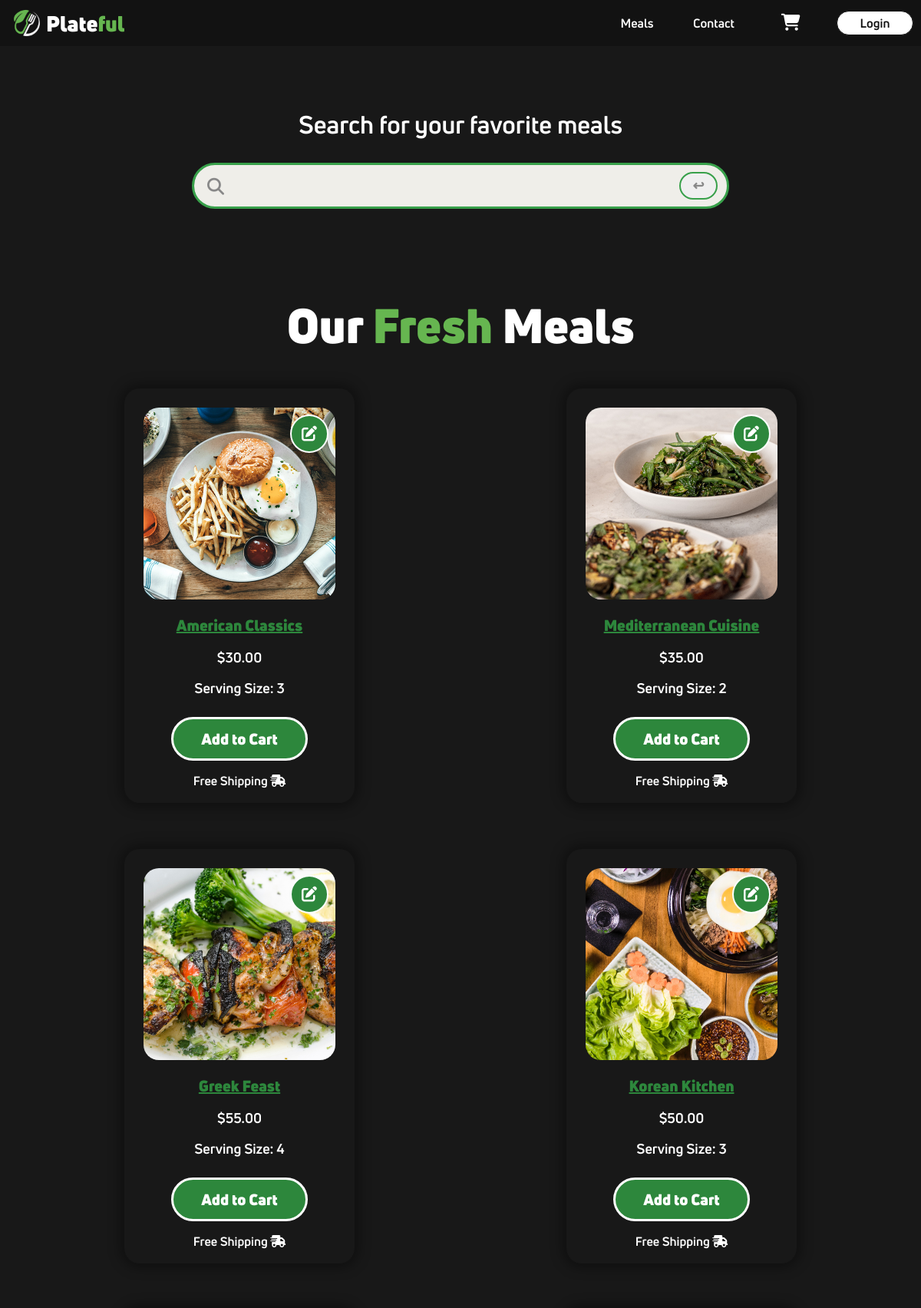
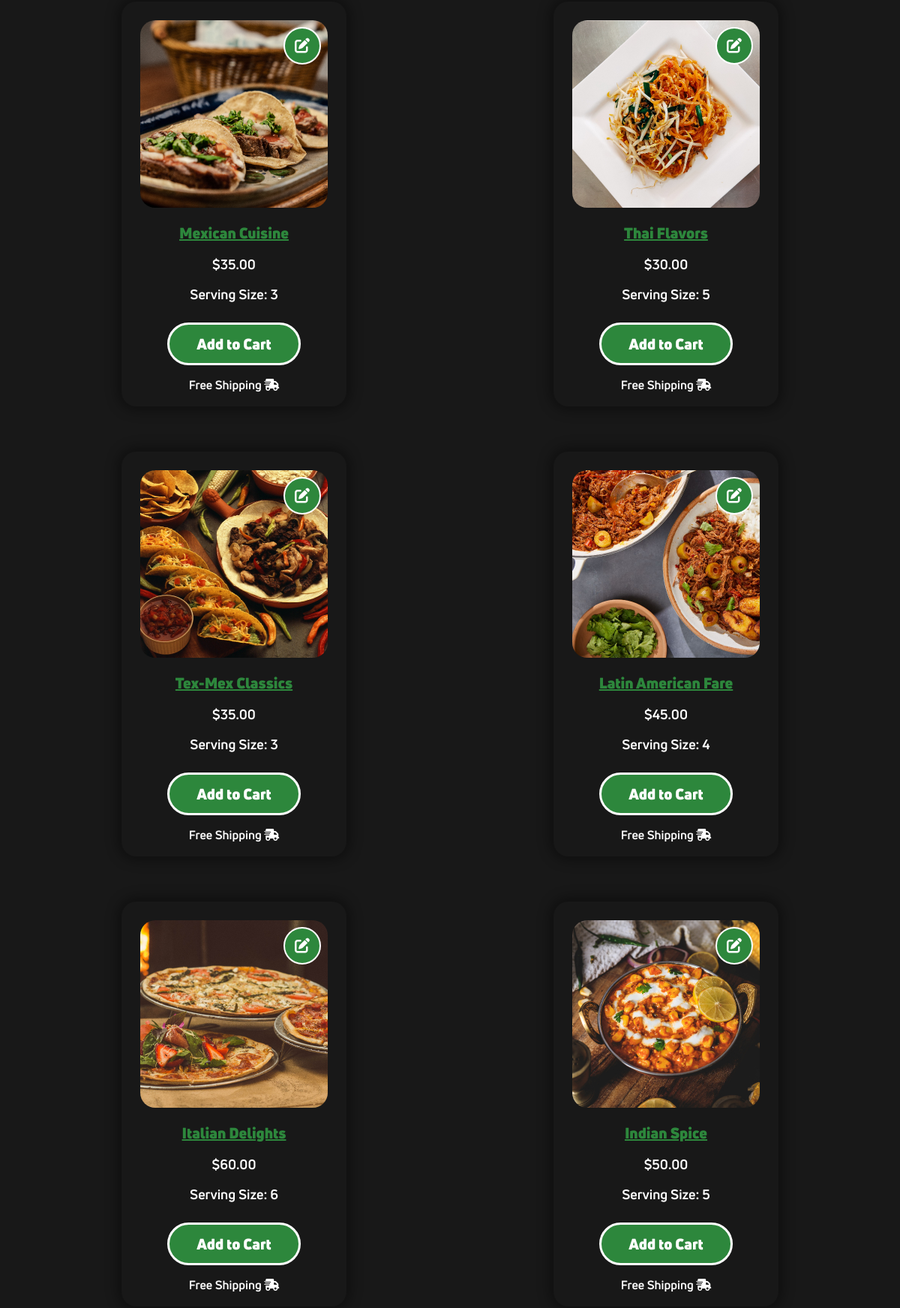
/meals.php (upper part), run on the app's committed database (2 pictures, top to bottom).
### tables this page shows
CREATE TABLE `prepmeals` (
  `id` int(11) NOT NULL,
  `title` varchar(130) NOT NULL,
  `price` decimal(5,2) NOT NULL,
  `category_id` tinyint(4) NOT NULL,
  `serving_size` int(11) NOT NULL,
  `image` varchar(500) NOT NULL,
  `description` text NOT NULL
);

### includes/database.php (called while the page is built, shortened)
<?php
$tblMeals = "prepmeals";
$tblCategory = "categories";

### meals.php (the view, shortened to what this page needs)
<?php
require_once('includes/header.php');
require_once('includes/database.php');
$sql = "SELECT $tblMeals.*, $tblCategory.Category
        FROM $tblMeals, $tblCategory
        WHERE $tblMeals.category_id = $tblCategory.category_id";
$query = $conn->query($sql);
?>
<h1 class="search-label">Search for your favorite meals</h1>
<form class="meal-search" action="mealsearchresults.php" method="get">
    <div class="search-holder">
        <i class="fa-solid fa-magnifying-glass"></i>
        <input name="mealsearch" class="search-bar" type="text" size="40" />
    </div>
    <input class="submit-search" type="submit" value="↩" />
</form>
<div class="mealplans">
    <h1>Our <span>Fresh</span> Meals</h1>
    <div class="mealplans-boxes">
        <?php while ($row = $query->fetch_assoc()) { ?>
            <div class="mealplans-box">
                <a class="editbutton" title="Edit" href="editmeal.php?id=<?=$row['id']?>"
                ><i class="fa-solid fa-pen-to-square"></i
                    ></a>
                <img src="<?= $row['image'] ?>" />
                <div class="mealplan-desc">
                    <h3>
                        <a class="mealtitle" href="mealdetails.php?id=<?= $row['id'] ?>"><?= $row['title'] ?></a>
                    </h3>
                    <p>$<?= $row['price'] ?></p>
                    <p>Serving Size: <?= $row['serving_size'] ?></p>
                </div>
                <a href="###" class="addcartBtn">Add to Cart</a>
                <span>Free Shipping <i class="fa-solid fa-truck-fast"></i></span>
            </div>
        <?php } ?>
    </div>
</div>
<?php
include('includes/footer.php');
?>

### www/css/styles.css (style rules this page uses)
* { margin: 0; padding: 0; box-sizing: border-box; }
html, body { height: 100%; font-family: "UniBold", sans-serif; background-color: #181818; color: #fff; }
h1, h2, h3, h4, h5, h6, p { margin-bottom: 16px; }
.search-label { margin-top: 140px; text-align: center; color: #fff; }
.meal-search { margin-top: 18px; display: flex; align-items: center; }
.meal-search i { position: absolute; margin-top: 30px; margin-left: 20px; font-size: 22px; color: #888888; }
.meal-search .submit-search { position: absolute; margin: 22.3px 0 0 620px; width: 50px; height: 36px; border-radius: 60px; border: 2px solid #38a04a; font-weight: 800; font-size: 18px; color: #888888; cursor: pointer; transition: ease 0.2s; }
.meal-search .search-bar { width: 700px; height: 60px; border-radius: 60px; border: 3px solid #38a04a; margin: 10px 0; font-family: "UniBold", sans-serif; font-size: 20px; padding: 10px 10px 10px 50px; background-color: #efeee9; }
.mealplans { display: flex; flex-direction: column; align-items: center; justify-content: center; margin-top: 50px; max-width: 100%; }
.mealplans h1 { width: 100%; margin-top: 50px; margin-bottom: -40px; text-align: center; font-family: "UniBlack", sans-serif; font-size: 62px; color: #fff; }
.mealplans h1 span { color: #66B650; }
.mealplans .mealplans-boxes { margin-top: 50px; width: 78%; display: flex; align-items: center; justify-content: space-between; flex-wrap: wrap; margin-bottom: 80px; }
.mealplans-box { height: 540px; width: 300px; margin: 30px 30px; display: flex; flex-direction: column; align-items: center; background-color: #181818; color: #fff; transition: ease 0.2s; border-radius: 20px; box-shadow: 0px 0px 15px 6px rgba(0, 0, 0, 0.35); position: relative; }
.mealplans-box img { height: 250px; width: 250px; border-radius: 20px; margin-top: 25px; object-fit: cover; }
.mealplans-box .mealplan-desc { margin-top: 20px; width: 80%; }
.mealplans-box .mealplan-desc h3 { font-size: 20px; text-align: center; }
.mealplans-box .mealplan-desc p { font-size: 18px; text-align: center; }
.mealplans-box .mealtitle { font-size: 20px; text-decoration: none; color: #2d873c; font-family: "UniBlack", sans-serif; border-radius: 40px; transition: ease 0.1s; margin-top: 10px; text-decoration: underline; }
.mealplans-box .addcartBtn { font-size: 20px; text-decoration: none; color: #fff; font-family: "UniBlack", sans-serif; padding: 12px 36px; border: 3px solid #fff; background-color: #2d873c; border-radius: 40px; transition: ease 0.1s; margin-top: 10px; }
.mealplans-box span { margin-top: 15px; }
form { display: flex; flex-direction: column; align-items: center; row-gap: 10px; }
h3 { text-align: center; font-size: 40px; font-family: "UniBlack", sans-serif; }
.editbutton { position: absolute; right: 0; margin-right: 34px; margin-top: 34px; font-size: 20px; text-decoration: none; color: #fff; height: 50px; width: 50px; border: 2px solid #fff; background-color: #2d873c; border-radius: 40px; transition: ease 0.1s; display: flex; align-items: center; justify-content: center; }

### data on the page
prepmeals: shows a picture, title "American Classics", price "30.00", serving_size "3"
prepmeals: shows a picture, title "Mediterranean Cuisine", price "35.00", serving_size "2"
prepmeals: shows a picture, title "Greek Feast", price "55.00", serving_size "4"
prepmeals: shows a picture, title "Korean Kitchen", price "50.00", serving_size "3"
prepmeals: shows a picture, title "Mexican Cuisine", price "35.00", serving_size "3"
prepmeals: shows a picture, title "Thai Flavors", price "30.00", serving_size "5"
prepmeals: shows a picture, title "Tex-Mex Classics", price "35.00", serving_size "3"
prepmeals: shows a picture, title "Latin American Fare", price "45.00", serving_size "4"
prepmeals: shows a picture, title "Italian Delights", price "60.00", serving_size "6"
prepmeals: shows a picture, title "Indian Spice", price "50.00", serving_size "5"
